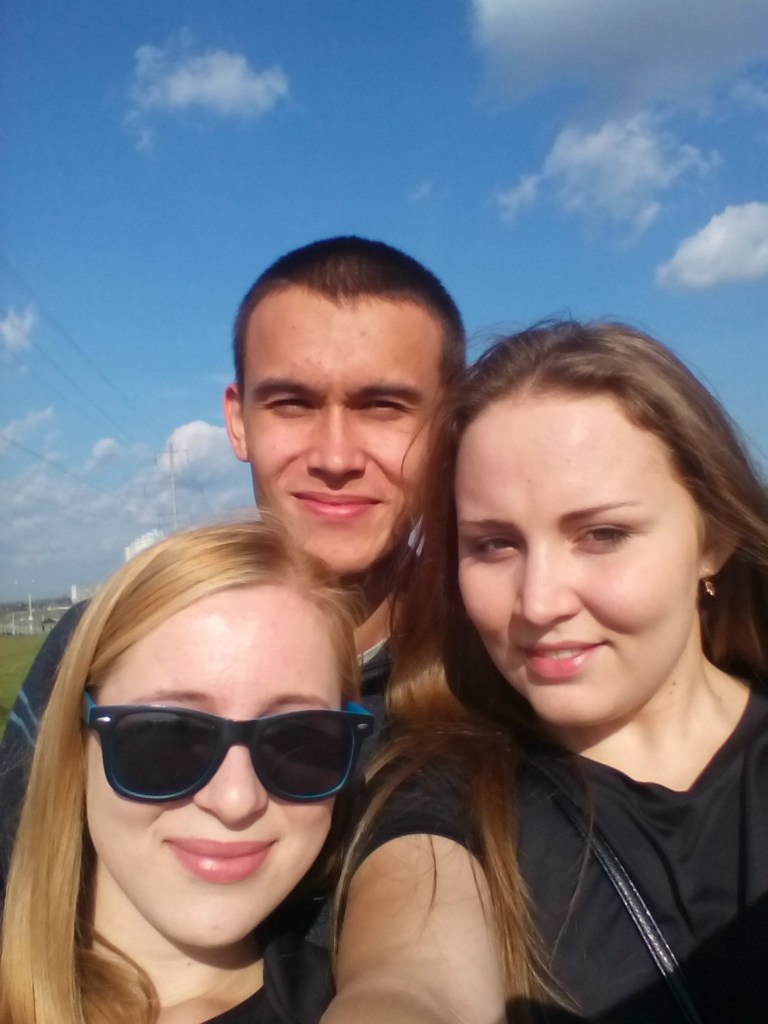
#> input picture images/input_imgs/Z/21.jpg, 768 x 1024 px, given as the content of the folder ./images/input/, which was not available
$ python -i recognizer.py   (imports and definitions only)
#> lines starting #> are read from the running program, lines starting #| are printed output that depends on the picture; pictures that were not available may be replaced by others from this repository, and a replacement may not be noted
# Импортируем необходимые модули
import cv2, os
import numpy as np
from PIL import Image

# Для детектирования лиц используем каскады Хаара
cascadePath = "haarcascade_frontalface_default.xml"
faceCascade = cv2.CascadeClassifier(cascadePath)

# Для распознавания используем локальные бинарные шаблоны
recognizer = cv2.cv2.face_LBPHFaceRecognizer(1, 8, 8, 8, 123)


def get_images(path):
    # Ищем все фотографии и записываем их в image_paths
#> called with path = './images/input/'
    image_paths = [os.path.join(path, f) for f in os.listdir(path)]

    images = []
    labels = []

    for image_path in image_paths:
        # Переводим изображение в черно-белый формат и приводим его к формату массива
        gray = Image.open(image_path).convert('L')
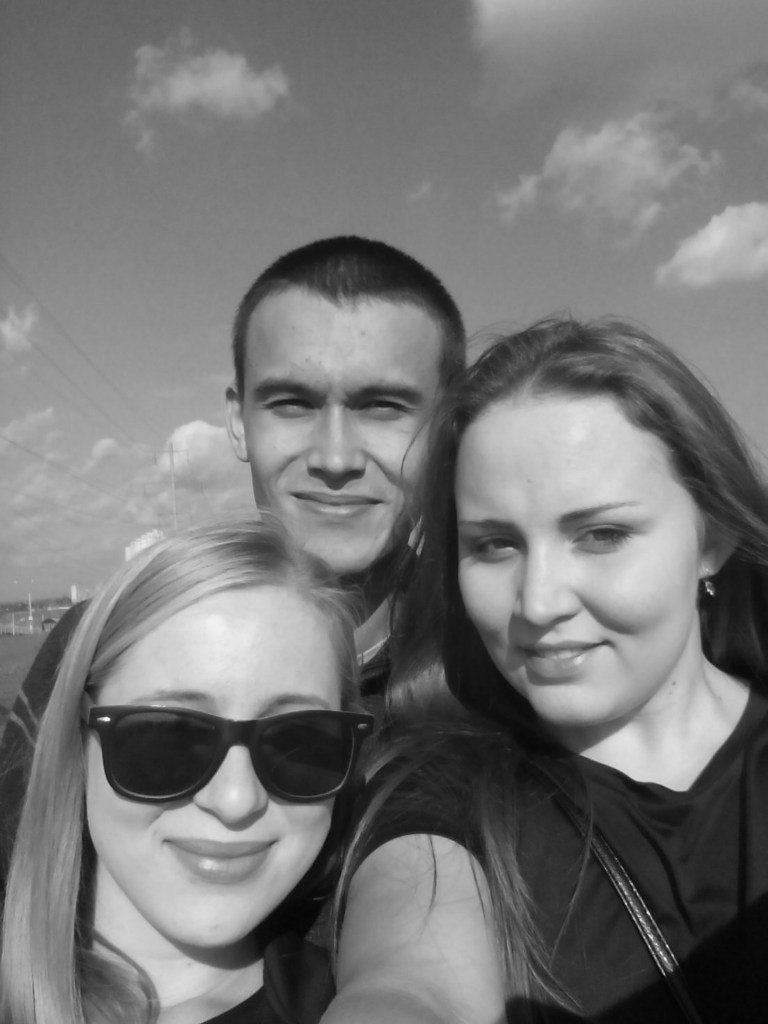
#> gray: PIL image 768x1024 L; min 1, max 253, mean 118.1
        image = np.array(gray, 'uint8')
        # Из каждого имени файла извлекаем номер человека, изображенного на фото
        subject_number = int(os.path.split(image_path)[1].split(".")[0].replace("subject", ""))

        # Определяем области где есть лица
        faces = faceCascade.detectMultiScale(image, scaleFactor=1.1, minNeighbors=5, minSize=(30, 30))
#> faces = [[213, 308, 251, 251], [413, 424, 289, 289], [52, 621, 349, 349]]
        # Если лицо нашлось добавляем его в список images, а соответствующий ему номер в список labels
        for (x, y, w, h) in faces:
            images.append(image[y: y + h, x: x + w])
            labels.append(subject_number)
            # В окне показываем изображение
            cv2.imshow("", image[y: y + h, x: x + w])
            cv2.waitKey(50)
#> this loop made 3 passes
#> pass 1, in get_images, `cv2.imshow("", image[y: y + h, x: x + w])`:
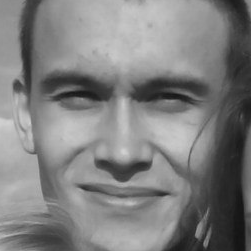
#> window '': shape (251, 251); min 19, max 209, mean 126.9
#> pass 2, in get_images, `cv2.imshow("", image[y: y + h, x: x + w])`:
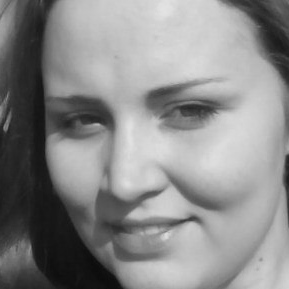
#> window '': shape (289, 289); min 11, max 227, mean 137.8
#> after the loop, images = 3 items; labels = [21, 21, 21]
    return images, labels


# Путь к фотографиям
path = './images/input/'
# Получаем лица и соответствующие им номера
images, labels = get_images(path)
#> images = 3 items; labels = [21, 21, 21]

# [4 lines not run here, left out]

# Создаем список фотографий для распознавания
image_paths = [os.path.join(path, f) for f in os.listdir(path) if f.endswith('.happy')]

# [23 lines not run here, left out]

>>> result = get_images('images/input_imgs/Z/21.jpg')
#> the loop in get_images (call 2), `for (x, y, w, h) in faces:` made 3 passes
